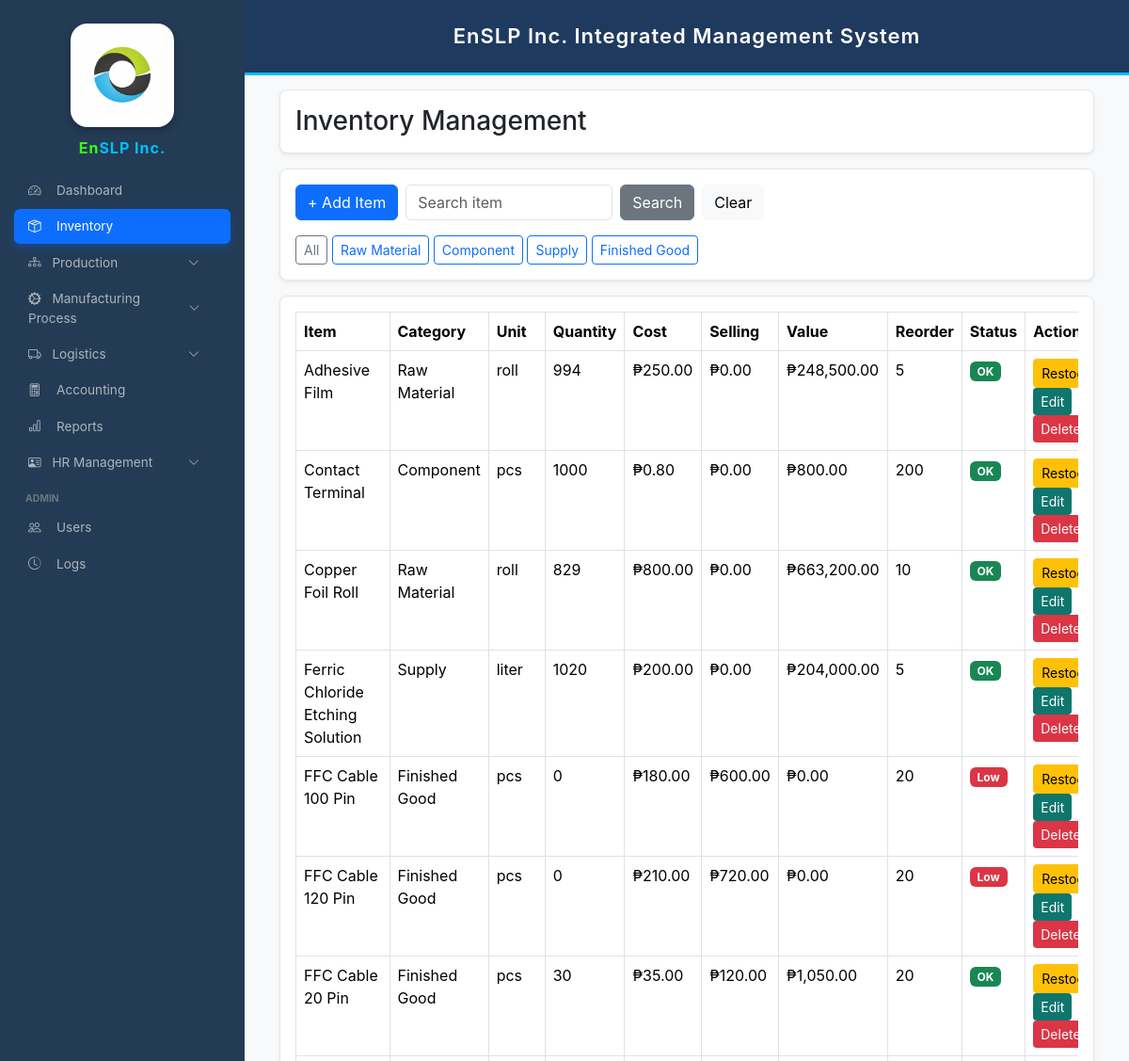
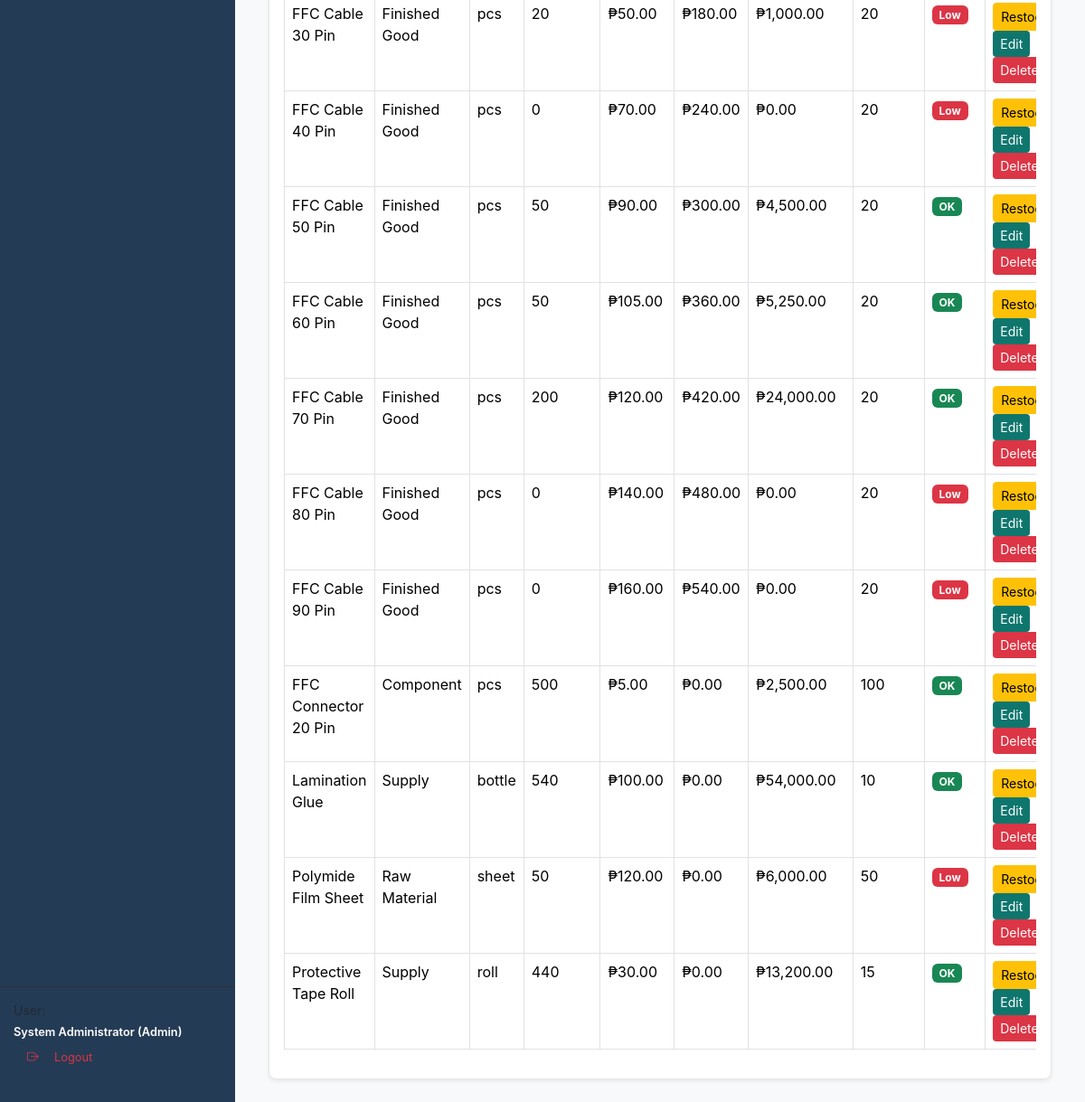
The page /inventory.php (signed in) on the database as committed earlier (2 pictures, top to bottom).
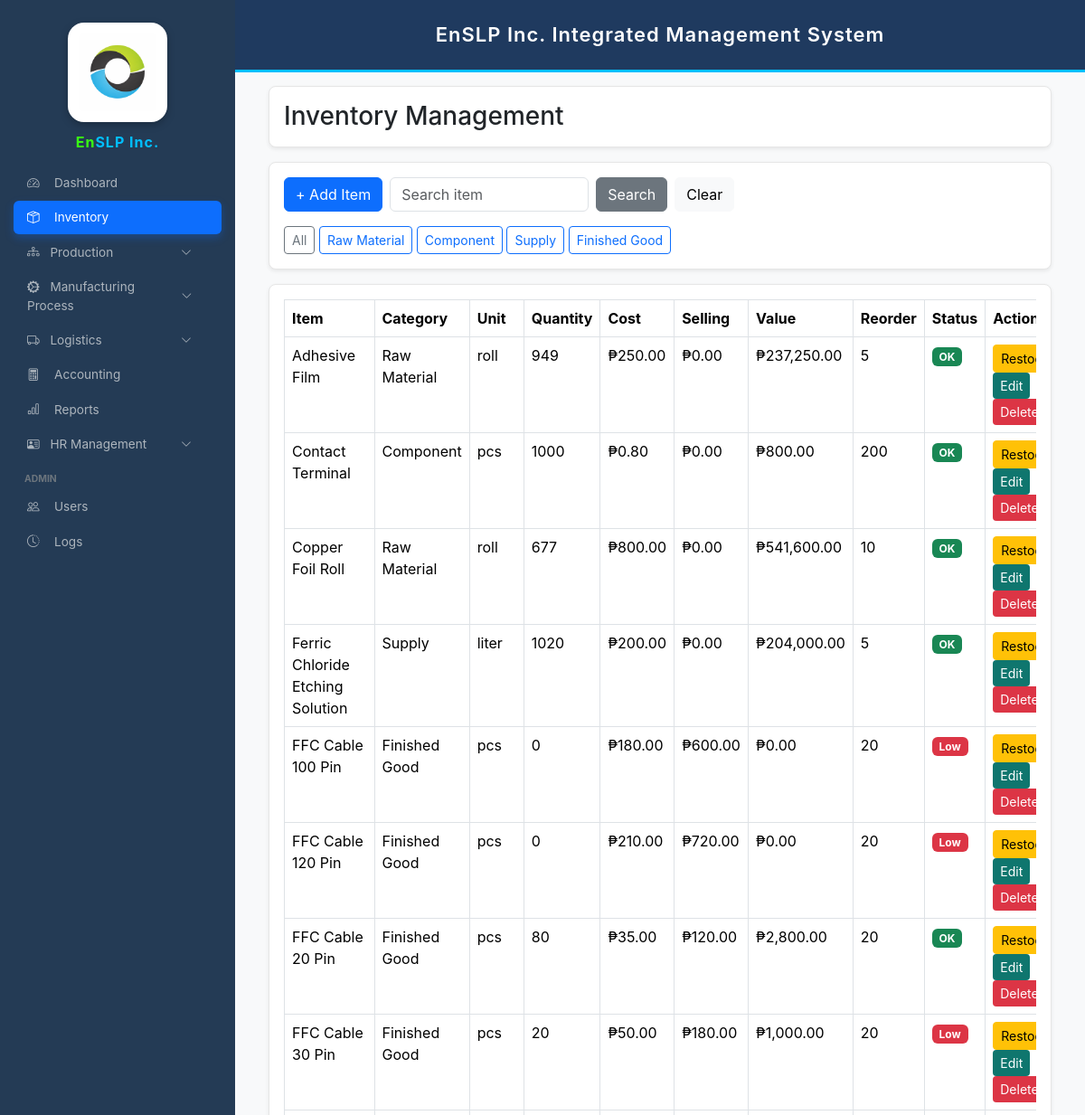
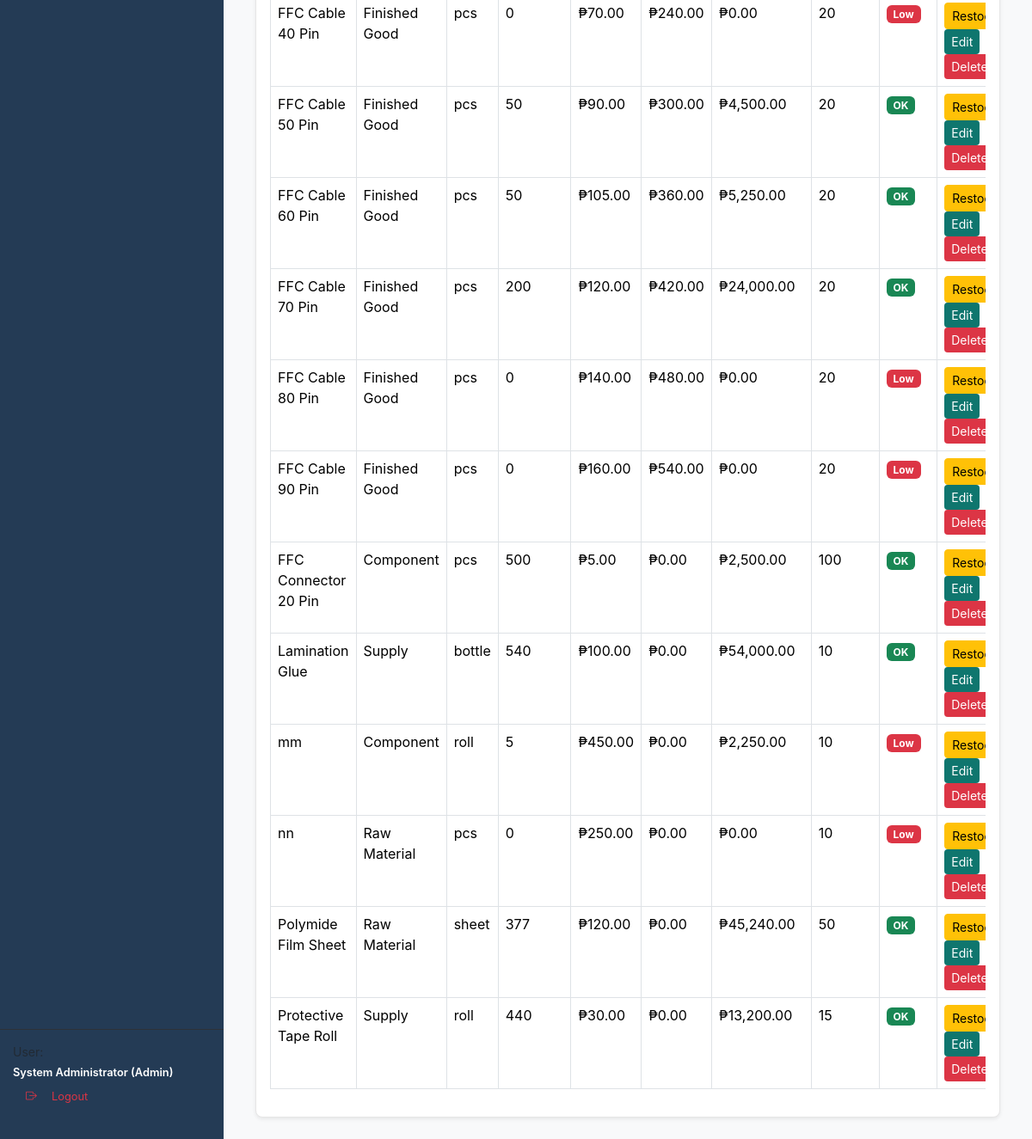
The same page on the database as committed later (2 pictures, top to bottom).
### tables this page shows
CREATE TABLE `inventory_items` (
  `id` int(11) NOT NULL,
  `item_code` varchar(50) DEFAULT NULL,
  `item_name` varchar(150) NOT NULL,
  `category` varchar(50) DEFAULT NULL,
  `unit` varchar(30) DEFAULT 'pcs',
  `quantity` int(11) NOT NULL DEFAULT 0,
  `reorder_level` int(11) NOT NULL DEFAULT 0,
  `created_at` datetime NOT NULL DEFAULT current_timestamp(),
  `cost` decimal(10,2) DEFAULT NULL,
  `selling_price` decimal(10,2) DEFAULT 0.00,
  `status` varchar(20) DEFAULT 'active',
  `value` decimal(10,2) DEFAULT 0.00
);

### inventory.php (the view, shortened to what this page needs)
<?php
require_once 'config.php';
$q = trim($_GET['q'] ?? '');
$category = $_GET['category'] ?? '';
if($q!=""){
    $stmt=$conn->prepare("SELECT * FROM inventory_items WHERE item_name LIKE ? AND status='active'");
    $stmt->execute(["%$q%"]);
}elseif($category!=""){
    $stmt=$conn->prepare("SELECT * FROM inventory_items WHERE category=? AND status='active'");
    $stmt->execute([$category]);
}else{
    $stmt=$conn->query("SELECT * FROM inventory_items WHERE status='active' ORDER BY item_name ASC");
}
$items=$stmt->fetchAll(PDO::FETCH_ASSOC);
?>
<!DOCTYPE html>
<html>
<head>
<link href="https://cdn.jsdelivr.net/npm/bootstrap@5.3.3/dist/css/bootstrap.min.css" rel="stylesheet">
</head>
<body>
<?php include 'sidebar.php'; ?>
<?php include 'header.php'; ?>
<div class="main-content">
<div class="container-fluid">
<div class="card shadow-sm mb-3">
<div class="card-body">
<h3 class="mb-0">Inventory Management</h3>
</div>
</div>
<div class="card shadow-sm mb-3">
<div class="card-body">
<form method="GET" class="d-flex align-items-center flex-wrap gap-2">
<div class="d-flex align-items-center gap-2 flex-wrap">
    <?php if(strtolower($_SESSION['role']) != 'engineer'): ?>
<button type="button" class="btn btn-primary" data-bs-toggle="modal" data-bs-target="#addModal">
    + Add Item
</button>
<?php endif; ?>
    <input
    type="text"
    name="q"
    value="<?=htmlspecialchars($q)?>"
    class="form-control"
    placeholder="Search item"
    style="width:220px"
    >
    <button class="btn btn-secondary">Search</button>
    <a href="inventory.php" class="btn btn-light">Clear</a>
</div>
</form>
<div class="mt-3">
<a href="inventory.php" class="btn btn-outline-secondary btn-sm">All</a>
<a href="inventory.php?category=Raw Material" class="btn btn-outline-primary btn-sm">Raw Material</a>
<a href="inventory.php?category=Component" class="btn btn-outline-primary btn-sm">Component</a>
<a href="inventory.php?category=Supply" class="btn btn-outline-primary btn-sm">Supply</a>
<a href="inventory.php?category=Finished Good" class="btn btn-outline-primary btn-sm">Finished Good</a>
</div>
</div>
</div>
<div class="card shadow-sm">
<div class="card-body">
<div class="table-responsive">
<table class="table table-bordered table-hover">
<thead>
<tr>
<th>Item</th>
<th>Category</th>
<th>Unit</th>
<th>Quantity</th>
<th>Cost</th>
<th>Selling</th>
<th>Value</th>
<th>Reorder</th>
<th>Status</th>
<th width="220">Action</th>
</tr>
</thead>
<tbody>
<?php foreach($items as $it){
$cost = (float)($it['cost'] ?? 0);
$qty = (int)($it['quantity'] ?? 0);
$value = $cost * $qty;
$low = ($qty <= (int)$it['reorder_level']);
?>
<tr>
<td><?=$it['item_name']?></td>
<td><?=$it['category']?></td>
<td><?=$it['unit']?></td>
<td><?=$it['quantity']?></td>
<td>₱<?=number_format((float)($it['cost'] ?? 0),2)?></td>
<td>₱<?=number_format((float)($it['selling_price'] ?? 0),2)?></td>
<td>₱<?=number_format((float)$value,2)?></td>
<td><?=$it['reorder_level']?></td>
<td>
<?php if($low){ ?>
<span class="badge bg-danger">Low</span>
<?php } else { ?>
<span class="badge bg-success">OK</span>
<?php } ?>
</td>
<td>
<?php if(strtolower($_SESSION['role']) != 'engineer'): ?>
<button class="btn btn-warning btn-sm"
data-bs-toggle="modal"
data-bs-target="#restockModal"
data-id="<?=$it['id']?>"
data-name="<?=$it['item_name']?>"
>
Restock
</button>
<button
class="btn btn-edit btn-sm"
data-bs-toggle="modal"
data-bs-target="#editModal"
data-id="<?=$it['id']?>"
data-name="<?=$it['item_name']?>"
data-category="<?=$it['category']?>"
data-unit="<?=$it['unit']?>"
data-qty="<?=$it['quantity']?>"
data-cost="<?=$it['cost']?>"
data-sell="<?=$it['selling_price']?>"
data-reorder="<?=$it['reorder_level']?>"
>
Edit
</button>
<form method="POST" style="display:inline;">
<button type="submit" name="delete_item" class="btn btn-delete btn-sm"
onclick="return confirm('Delete this item?')">
Delete
</button>
</form>
<?php else: ?>
<span class="badge bg-secondary">View Only</span>
<?php endif; ?>
</td>
</tr>
<?php } ?>
</tbody>
</table>
</div>
</div>
</div>
</div>
</div>
</body>
</html>

Rows that differ between the two databases and show on the page:
changed inventory_items "Adhesive Film": quantity "994" → "949"; value "248,500.00" → "237,250.00"
changed inventory_items "Copper Foil Roll": quantity "829" → "677"; value "663,200.00" → "541,600.00"
changed inventory_items "FFC Cable 20 Pin": quantity "30" → "80"; value "1,050.00" → "2,800.00"
added inventory_items: item_name "mm", category "Component", unit "roll", quantity "5", cost "450.00", selling_price "0.00", value "2,250.00", reorder_level "10", shows "Low"
added inventory_items: item_name "nn", category "Raw Material", unit "pcs", quantity "0", cost "250.00", selling_price "0.00", value "0.00", reorder_level "10", shows "Low"
changed inventory_items "Polymide Film Sheet": quantity "50" → "377"; value "6,000.00" → "45,240.00"; quantity "Low" → "OK"
